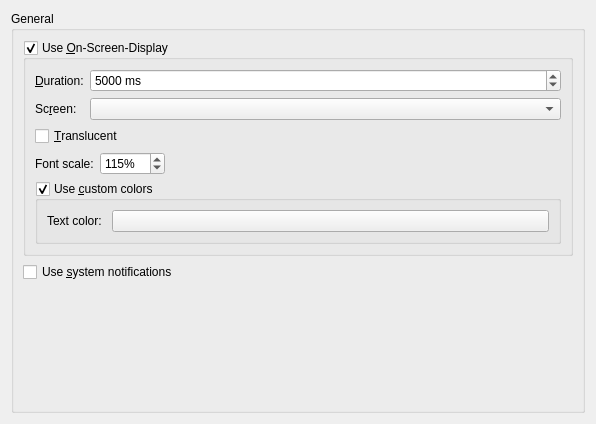
<?xml version="1.0" encoding="UTF-8"?>
<ui version="4.0">
 <class>NotificationsConfig</class>
 <widget class="QWidget" name="NotificationsConfig">
  <property name="geometry">
   <rect>
    <x>0</x>
    <y>0</y>
    <width>596</width>
    <height>424</height>
   </rect>
  </property>
  <layout class="QGridLayout" name="rootLayout">
   <item row="0" column="0">
    <widget class="QGroupBox" name="groupBox">
     <property name="title">
      <string>General</string>
     </property>
     <layout class="QGridLayout" name="gridLayout_5">
      <item row="0" column="0">
       <widget class="QGroupBox" name="kcfg_OsdEnabled">
        <property name="toolTip">
         <string>Check to enable the On-Screen-Display. The OSD briefly displays track data when a new track is played.</string>
        </property>
        <property name="whatsThis">
         <string>Check to enable the On-Screen-Display. The OSD briefly displays track data when a new track is played.</string>
        </property>
        <property name="title">
         <string>Use &amp;On-Screen-Display</string>
        </property>
        <property name="flat">
         <bool>true</bool>
        </property>
        <property name="checkable">
         <bool>true</bool>
        </property>
        <layout class="QGridLayout" name="gridLayout_3">
         <item row="1" column="0">
          <layout class="QGridLayout" name="gridLayout">
           <item row="0" column="0">
            <widget class="QLabel" name="textLabel1">
             <property name="text">
              <string>&amp;Duration:</string>
             </property>
             <property name="wordWrap">
              <bool>false</bool>
             </property>
             <property name="buddy">
              <cstring>kcfg_OsdDuration</cstring>
             </property>
            </widget>
           </item>
           <item row="0" column="1">
            <widget class="QSpinBox" name="kcfg_OsdDuration">
             <property name="sizePolicy">
              <sizepolicy hsizetype="Minimum" vsizetype="Fixed">
               <horstretch>2</horstretch>
               <verstretch>0</verstretch>
              </sizepolicy>
             </property>
             <property name="toolTip">
              <string>The time in milliseconds for which to show the OSD. The value must be between 500 ms and 10000 ms.</string>
             </property>
             <property name="whatsThis">
              <string>The time in milliseconds for which to show the OSD. The value must be between 500 ms and 10000 ms.</string>
             </property>
             <property name="buttonSymbols">
              <enum>QAbstractSpinBox::UpDownArrows</enum>
             </property>
             <property name="specialValueText">
              <string>Forever</string>
             </property>
             <property name="suffix">
              <string> ms</string>
             </property>
             <property name="minimum">
              <number>0</number>
             </property>
             <property name="maximum">
              <number>600000</number>
             </property>
             <property name="singleStep">
              <number>1000</number>
             </property>
             <property name="value">
              <number>5000</number>
             </property>
            </widget>
           </item>
           <item row="1" column="0">
            <widget class="QLabel" name="textLabel2_3">
             <property name="text">
              <string>Sc&amp;reen:</string>
             </property>
             <property name="wordWrap">
              <bool>false</bool>
             </property>
             <property name="buddy">
              <cstring>kcfg_OsdScreen</cstring>
             </property>
            </widget>
           </item>
           <item row="1" column="1">
            <widget class="KComboBox" name="kcfg_OsdScreen">
             <property name="sizePolicy">
              <sizepolicy hsizetype="Minimum" vsizetype="Fixed">
               <horstretch>2</horstretch>
               <verstretch>0</verstretch>
              </sizepolicy>
             </property>
             <property name="toolTip">
              <string>The screen that should display the OSD.</string>
             </property>
             <property name="whatsThis">
              <string>The screen that should display the OSD.</string>
             </property>
            </widget>
           </item>
          </layout>
         </item>
         <item row="5" column="0">
          <widget class="QGroupBox" name="kcfg_OsdUseCustomColors">
           <property name="enabled">
            <bool>true</bool>
           </property>
           <property name="sizePolicy">
            <sizepolicy hsizetype="Preferred" vsizetype="Maximum">
             <horstretch>0</horstretch>
             <verstretch>0</verstretch>
            </sizepolicy>
           </property>
           <property name="toolTip">
            <string>Check to enable custom colors for the On-Screen-Display.</string>
           </property>
           <property name="whatsThis">
            <string>Check to enable custom colors for the On-Screen-Display.</string>
           </property>
           <property name="title">
            <string>Use &amp;custom colors</string>
           </property>
           <property name="flat">
            <bool>true</bool>
           </property>
           <property name="checkable">
            <bool>true</bool>
           </property>
           <layout class="QHBoxLayout" name="horizontalLayout">
            <item>
             <widget class="QLabel" name="textLabel2">
              <property name="sizePolicy">
               <sizepolicy hsizetype="Maximum" vsizetype="Preferred">
                <horstretch>1</horstretch>
                <verstretch>0</verstretch>
               </sizepolicy>
              </property>
              <property name="minimumSize">
               <size>
                <width>59</width>
                <height>0</height>
               </size>
              </property>
              <property name="whatsThis">
               <string>The color of the OSD text.</string>
              </property>
              <property name="text">
               <string>Text color:</string>
              </property>
              <property name="wordWrap">
               <bool>false</bool>
              </property>
             </widget>
            </item>
            <item>
             <widget class="KColorButton" name="kcfg_OsdTextColor">
              <property name="sizePolicy">
               <sizepolicy hsizetype="Minimum" vsizetype="Fixed">
                <horstretch>2</horstretch>
                <verstretch>0</verstretch>
               </sizepolicy>
              </property>
              <property name="minimumSize">
               <size>
                <width>72</width>
                <height>0</height>
               </size>
              </property>
              <property name="toolTip">
               <string>Click to select the color of the OSD text.</string>
              </property>
              <property name="whatsThis">
               <string>The color of the OSD text.</string>
              </property>
              <property name="text">
               <string/>
              </property>
              <property name="color">
               <color>
                <red>255</red>
                <green>0</green>
                <blue>0</blue>
               </color>
              </property>
             </widget>
            </item>
           </layout>
          </widget>
         </item>
         <item row="2" column="0">
          <widget class="QCheckBox" name="kcfg_OsdUseTranslucency">
           <property name="toolTip">
            <string>If checked, enables translucency if supported by your desktop system.</string>
           </property>
           <property name="text">
            <string>&amp;Translucent</string>
           </property>
          </widget>
         </item>
         <item row="4" column="0">
          <layout class="QHBoxLayout" name="horizontalLayout_2">
           <property name="topMargin">
            <number>0</number>
           </property>
           <item>
            <widget class="QLabel" name="label">
             <property name="text">
              <string>Font scale:</string>
             </property>
            </widget>
           </item>
           <item>
            <widget class="QSpinBox" name="kcfg_OsdFontScaling">
             <property name="suffix">
              <string>%</string>
             </property>
             <property name="maximum">
              <number>1000</number>
             </property>
             <property name="value">
              <number>115</number>
             </property>
            </widget>
           </item>
           <item>
            <spacer name="horizontalSpacer">
             <property name="orientation">
              <enum>Qt::Horizontal</enum>
             </property>
             <property name="sizeHint" stdset="0">
              <size>
               <width>40</width>
               <height>20</height>
              </size>
             </property>
            </spacer>
           </item>
          </layout>
         </item>
        </layout>
       </widget>
      </item>
      <item row="1" column="0">
       <widget class="QCheckBox" name="kcfg_KNotifyEnabled">
        <property name="toolTip">
         <string>Check to use the system notification.</string>
        </property>
        <property name="text">
         <string>Use &amp;system notifications</string>
        </property>
       </widget>
      </item>
      <item row="2" column="0">
       <spacer name="spacer">
        <property name="orientation">
         <enum>Qt::Vertical</enum>
        </property>
        <property name="sizeHint" stdset="0">
         <size>
          <width>20</width>
          <height>40</height>
         </size>
        </property>
       </spacer>
      </item>
     </layout>
    </widget>
   </item>
  </layout>
 </widget>
 <customwidgets>
  <customwidget>
   <class>KComboBox</class>
   <extends>QComboBox</extends>
   <header>kcombobox.h</header>
  </customwidget>
  <customwidget>
   <class>KColorButton</class>
   <extends>QPushButton</extends>
   <header>kcolorbutton.h</header>
  </customwidget>
 </customwidgets>
 <includes>
  <include location="local">Osd.h</include>
  <include location="local">ktextedit.h</include>
  <include location="local">knuminput.h</include>
 </includes>
 <resources/>
 <connections/>
</ui>
